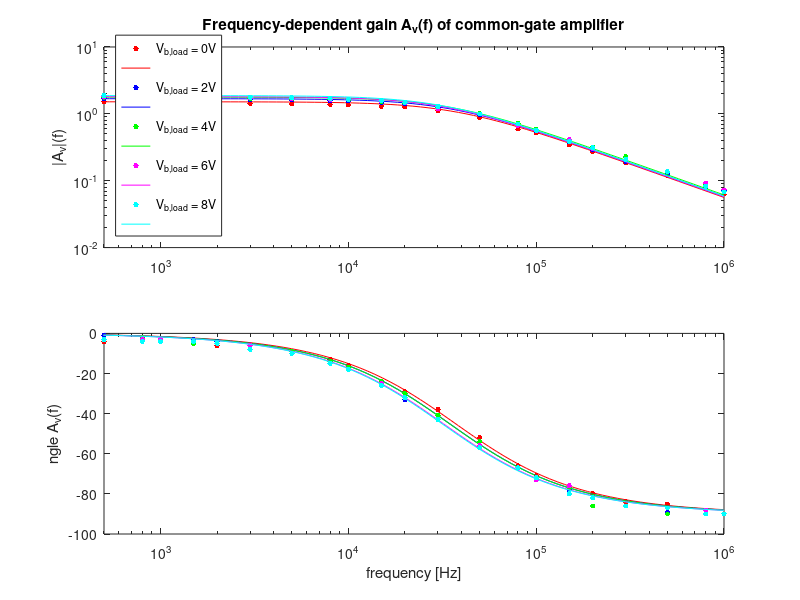
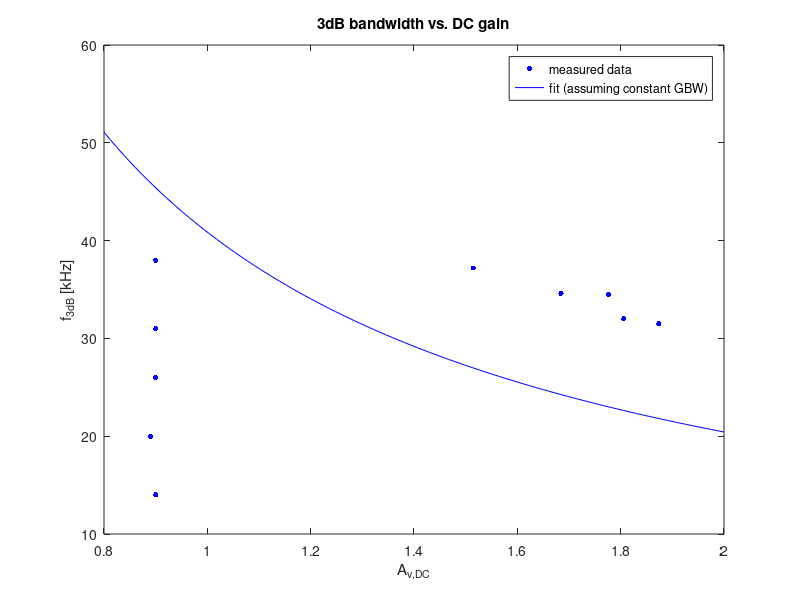
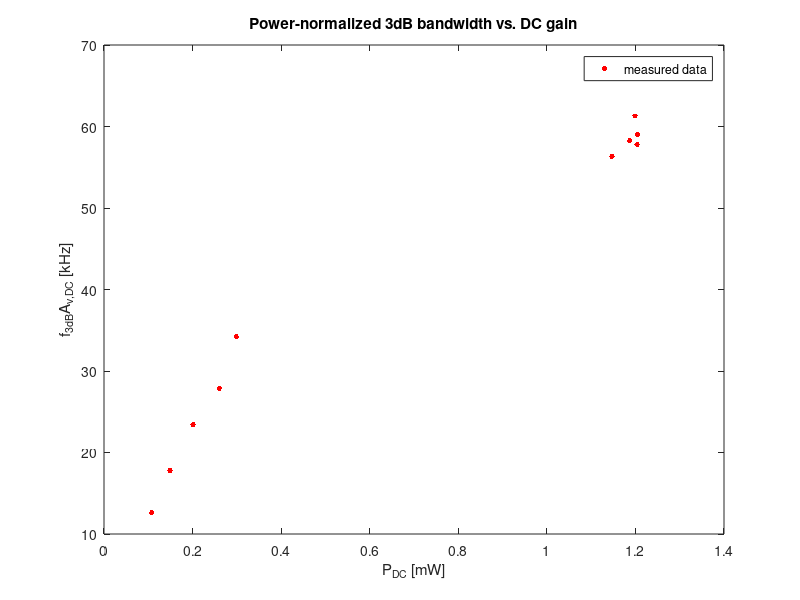

The MATLAB source for these figures, in order:
close all
f = [500 800 1e3 1.5e3 2e3 3e3 5e3 8e3 10e3 15e3 20e3 30e3 50e3 80e3 100e3 150e3 200e3 300e3 500e3 800e3 1e6];
% vin = 211;
% % vin,DC = 5V
% % vb,2 = 0V
% vout = [320 318 316 314 314 310 308 300 295 280 268 233 175 ];

Av_data = zeros(1,10);
Bw_data = zeros(1,10);

Av_data(6:10) = [180 178 180 180 180]./200;
Bw_data(6:10) = [14e3 20e3 26e3 31e3 38e3];

freq = logspace(2, 6, 100);
% vb,2 = 0V
f3dB = 3.72e4;
Bw_data(1) = f3dB;
vin = 206;
vout_mag = [312 310 305 300 301 294 290 284 280 268 261 231 181 122 107 71 56 38 25 17 13];
Av = vout_mag(1)/vin;
Av_data(1) = Av;
vout_phase = [4 4 3 5 6 8 10 13 16 24 29 38 52 66 71 76 80 84 85 88 90];
figure;
subplot(2,1,1);
loglog(f, vout_mag./vin, 'r.', 'MarkerSize', 12);
hold on;
loglog(freq, Av.*sqrt(1./(1+(freq./f3dB).^2)), 'r-', 'LineWidth', 0.5);
hold on;
xlim([500 1e6]);
subplot(2,1,2);
semilogx(f, -vout_phase, 'r.', 'MarkerSize', 12);
hold on;
semilogx(freq, -180/pi*atan(freq./f3dB), 'r-', 'LineWidth', 0.5);
hold on;
xlim([500 1e6]);

% vb,2 = 2V
f3dB = 3.46e4;
Bw_data(2) = f3dB;
vin = 209;
vout_mag = [352 348 346 345 342 340 340 330 326 310 293 258 201 141 117 80 61 41 27 17 15];
Av = vout_mag(1)/vin;
Av_data(2) = Av;
vout_phase = [1 2 3 3 4 6 9 14 17 24 33 41 56 67 73 78 82 86 89 90 90];
subplot(2,1,1);
loglog(f, vout_mag./vin, 'b.', 'MarkerSize', 12);
hold on;
loglog(freq, Av.*sqrt(1./(1+(freq./f3dB).^2)), 'b-', 'LineWidth', 0.5);
hold on;
xlim([500 1e6]);
subplot(2,1,2);
semilogx(f, -vout_phase, 'b.', 'MarkerSize', 12);
hold on;
semilogx(freq, -180/pi*atan(freq./f3dB), 'b-', 'LineWidth', 0.5);
hold on;
xlim([500 1e6]);

% vb,2 = 4V
f3dB = 3.45e4;
Bw_data(3) = f3dB;
vin = 206;
vout_mag = [366 362 360 358 356 350 346 340 334 318 300 261 207 147 121 85 66 47 28 18 15];
Av = vout_mag(1)/vin;
Av_data(3) = Av;
vout_phase = [3 2 3 5 5 6 9 14 17 24 30 41 54 67 72 77 86 86 90 90 90];
subplot(2,1,1);
loglog(f, vout_mag./vin, 'g.', 'MarkerSize', 12);
hold on;
loglog(freq, Av.*sqrt(1./(1+(freq./f3dB).^2)), 'g-', 'LineWidth', 0.5);
hold on;
xlim([500 1e6]);
subplot(2,1,2);
semilogx(f, -vout_phase, 'g.', 'MarkerSize', 12);
hold on;
semilogx(freq, -180/pi*atan(freq./f3dB), 'g-', 'LineWidth', 0.5);
hold on;
xlim([500 1e6]);

% vb,2 = 6V
f3dB = 3.2e4;
Bw_data(4) = f3dB;
vin = 206;
vout_mag = [372 368 366 362 360 356 350 342 340 320 302 246 205 139 118 84 62 43 28 19 15];
Av = vout_mag(1)/vin;
Av_data(4) = Av;
vout_phase = [3 3 3 4 5 6 10 15 18 25 32 43 56 67 73 76 82 86 87 88 90];
subplot(2,1,1);
loglog(f, vout_mag./vin, 'm.', 'MarkerSize', 12);
hold on;
loglog(freq, Av.*sqrt(1./(1+(freq./f3dB).^2)), 'm-', 'LineWidth', 0.5);
hold on;
xlim([500 1e6]);
subplot(2,1,2);
semilogx(f, -vout_phase, 'm.', 'MarkerSize', 12);
hold on;
semilogx(freq, -180/pi*atan(freq./f3dB), 'm-', 'LineWidth', 0.5);
hold on;
xlim([500 1e6]);

% vb,2 = 8V
f3dB = 3.15e4;
Bw_data(5) = f3dB;
vin = 206;
vout_mag = [386 378 374 370 370 366 358 350 342 326 306 265 205 145 117 80 64 43 28 17 14];
Av = vout_mag(1)/vin;
Av_data(5) = Av;
vout_phase = [3 4 4 4 5 8 10 15 18 26 32 43 57 67 72 80 82 86 87 90 90];
subplot(2,1,1);
loglog(f, vout_mag./vin, 'c.', 'MarkerSize', 12);
hold on;
loglog(freq, Av.*sqrt(1./(1+(freq./f3dB).^2)), 'c-', 'LineWidth', 0.5);
hold on;
xlim([500 1e6]);
ylabel("|A_v|(f)");
title("Frequency-dependent gain A_v(f) of common-gate amplifier")
legend('V_{b,load} = 0V', '', 'V_{b,load} = 2V', '', 'V_{b,load} = 4V', '', 'V_{b,load} = 6V', '', 'V_{b,load} = 8V', '', 'Location','southwest')
subplot(2,1,2);
semilogx(f, -vout_phase, 'c.', 'MarkerSize', 12);
hold on;
semilogx(freq, -180/pi*atan(freq./f3dB), 'c-', 'LineWidth', 0.5);
hold on;
xlim([500 1e6]);
ylabel("\angle A_v(f)");
xlabel("frequency [Hz]");

% normalize to power consumption
Pdc = [1.147 1.187 1.199 1.204 1.205 0.1074 0.1489 0.2012 0.2607 0.2989]; % mW
% figure;
% plot([0 2 4 6 8], Pdc);
% title("DC Power consumption vs. Vbias");
% xlabel("V_{b,load} [V]");
% ylabel("Power consumption [mW]");

figure;
plot(Av_data, Bw_data/1e3, 'b.', 'MarkerSize', 12);
hold on;
av_sweep = linspace(0.8, 2);
GBW_avg = (sum(Av_data.*Bw_data))/10;% - Av_data(3)*Bw_data(3))/4; % arithmetic mean of gain bandwidth product
%GBW = 5.8e4;
plot(av_sweep, GBW_avg./av_sweep/1e3, 'b-', 'Linewidth', 0.5);
%xlim([1.5 2]);
title("3dB bandwidth vs. DC gain");
xlabel("A_{v,DC}");
ylabel("f_{3dB} [kHz]");
legend("measured data", "fit (assuming constant GBW)");

figure;
plot(Pdc, Av_data.*(Bw_data/1e3), 'r.', 'MarkerSize', 12);
hold on;
av_sweep = linspace(0.8, 2);
%GBW_pow_avg = (sum(Av_data.*Bw_data./Pdc))/10;% - Av_data(3)*Bw_data(3)/Pdc(3))/4; % arithmetic mean of gain bandwidth product
%GBW = 5.8e4;
%plot(av_sweep, GBW_pow_avg./av_sweep/1e3, 'r-', 'Linewidth', 0.5);
%xlim([1.5 2]);
title("Power-normalized 3dB bandwidth vs. DC gain");
xlabel("P_{DC} [mW]");
ylabel("f_{3dB}A_{v,DC} [kHz]");
legend("measured data", "fit (assuming constant GBW/P)");
return;

figure;
GBW_pow = Av_data.*Bw_data./Pdc;
Vb_data = linspace(0, 8, 5);
Vb_sweep = linspace(0, 8, 100);
plot(Vb_data, GBW_pow./1e3, 'b.', 'Markersize', 12);
hold on;
P = polyfit(Vb_data, GBW_pow./1e3, 1);
GBW_pow_fit = P(1)*Vb_sweep+P(2);
plot(Vb_sweep, GBW_pow_fit, 'b-', 'Linewidth', 0.5)
xlabel("V_{b,load} [V]");
ylabel("A_{v,DC}\cdot f_{3dB}/P_{DC} [kHz/mW]");
title("Power-normalized gain-bandwidth-product vs. bias");
legend("measured data", strcat("linear best fit: ", num2str(P(1)), "V_b + ", num2str(P(2))));
ylim([40 60]);
